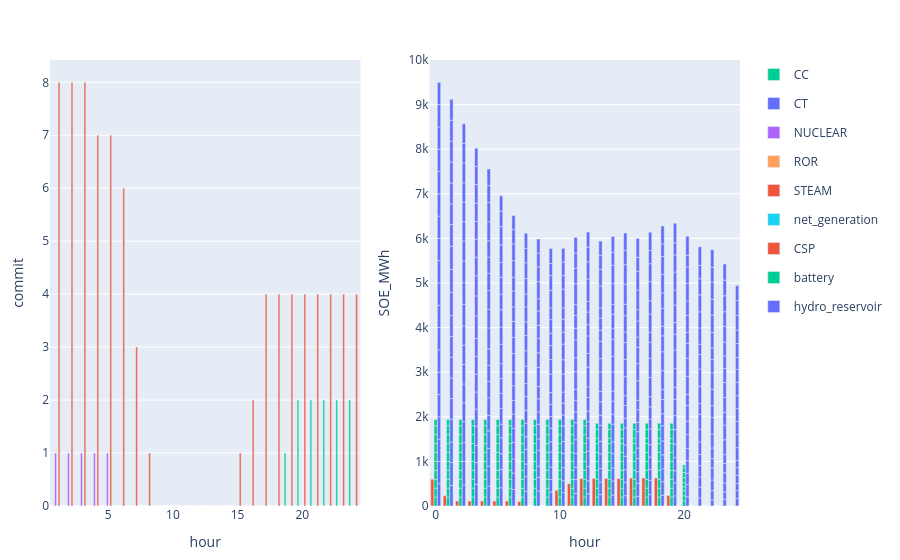

The notebook cell this image was saved under:
### Code cell
to_plot = commit_ed[(commit_ed.configuration .== config_) .&  (commit_ed.day .== day_) .&  (commit_ed.iteration .== iteration_),:] 
p1 = plot(to_plot, x = :hour, y = :commit,  kind = "bar", color = :resource, stackgroup = 1) #Layout(barmode="stack"))

to_plot = s_ed.storage[(s_ed.storage.configuration .== config_) .&  (s_ed.storage.day .== day_) .&  (s_ed.storage.iteration .== iteration_),:]
p2 = plot(to_plot, x = :hour , y = :SOE_MWh, color = :resource, kind = "bar", Layout(barmode="stack")) 
[p1 p2]

### Figure 1 — Plotly figure (JSON) as saved in the notebook; plotly's stock layout.template omitted (floating-point values rounded to 4 significant figures; data arrays with more than 128 entries replaced by an {"elided": "..."} marker saying what was removed)
{"data": [{"legendgroup": "CC", "marker": {"color": "#00cc96"}, "name": "CC", "showlegend": true, "stackgroup": 1, "type": "bar", "x": [1, 2, 3, 4, 5, 6, 7, 8, 9, 10, 11, 12, 13, 14, 15, 16, 17, 18, 19, 20, 21, 22, 23, 24], "xaxis": "x1", "y": [0, 0, 0, 0, 0, 0, 0, 0, 0, 0, 0, 0, 0, 0, 0, 0, 0, 0, 1, 2, 2, 2, 2, 2], "yaxis": "y1"}, {"legendgroup": "CT", "marker": {"color": "#636efa"}, "name": "CT", "showlegend": true, "stackgroup": 1, "type": "bar", "x": [1, 2, 3, 4, 5, 6, 7, 8, 9, 10, 11, 12, 13, 14, 15, 16, 17, 18, 19, 20, 21, 22, 23, 24], "xaxis": "x1", "y": [0, 0, 0, 0, 0, 0, 0, 0, 0, 0, 0, 0, 0, 0, 0, 0, 0, 0, 0, 0, 0, 0, 0, 0], "yaxis": "y1"}, {"legendgroup": "NUCLEAR", "marker": {"color": "#ab63fa"}, "name": "NUCLEAR", "showlegend": true, "stackgroup": 1, "type": "bar", "x": [1, 2, 3, 4, 5, 6, 7, 8, 9, 10, 11, 12, 13, 14, 15, 16, 17, 18, 19, 20, 21, 22, 23, 24], "xaxis": "x1", "y": [1, 1, 1, 1, 1, 0, 0, 0, 0, 0, 0, 0, 0, 0, 0, 0, 0, 0, 0, 0, 0, 0, 0, 0], "yaxis": "y1"}, {"legendgroup": "ROR", "marker": {"color": "#FFA15A"}, "name": "ROR", "showlegend": true, "stackgroup": 1, "type": "bar", "x": [1, 2, 3, 4, 5, 6, 7, 8, 9, 10, 11, 12, 13, 14, 15, 16, 17, 18, 19, 20, 21, 22, 23, 24], "xaxis": "x1", "y": [null, null, null, null, null, null, null, null, null, null, null, null, null, null, null, null, null, null, null, null, null, null, null, null], "yaxis": "y1"}, {"legendgroup": "STEAM", "marker": {"color": "#EF553B"}, "name": "STEAM", "showlegend": true, "stackgroup": 1, "type": "bar", "x": [1, 2, 3, 4, 5, 6, 7, 8, 9, 10, 11, 12, 13, 14, 15, 16, 17, 18, 19, 20, 21, 22, 23, 24], "xaxis": "x1", "y": [8, 8, 8, 7, 7, 6, 3, 1, 0, 0, 0, 0, 0, 0, 1, 2, 4, 4, 4, 4, 4, 4, 4, 4], "yaxis": "y1"}, {"legendgroup": "net_generation", "marker": {"color": "#19d3f3"}, "name": "net_generation", "showlegend": true, "stackgroup": 1, "type": "bar", "x": [1, 2, 3, 4, 5, 6, 7, 8, 9, 10, 11, 12, 13, 14, 15, 16, 17, 18, 19, 20, 21, 22, 23, 24], "xaxis": "x1", "y": [null, null, null, null, null, null, null, null, null, null, null, null, null, null, null, null, null, null, null, null, null, null, null, null], "yaxis": "y1"}, {"legendgroup": "CSP", "marker": {"color": "#EF553B"}, "name": "CSP", "showlegend": true, "type": "bar", "x": [1, 2, 3, 4, 5, 6, 7, 8, 9, 10, 11, 12, 13, 14, 15, 16, 17, 18, 19, 20, 21, 22, 23, 24, 0], "xaxis": "x2", "y": [228.5, 113.4, 113.4, 113.4, 113.4, 113.4, 102.9, 0, 0, 352.8, 500.8, 616.1, 616.1, 616.1, 616.1, 625.5, 625.5, 625.5, 234.5, 5.352, 0, 0, 0, 0, 600], "yaxis": "y2"}, {"legendgroup": "battery", "marker": {"color": "#00cc96"}, "name": "battery", "showlegend": true, "type": "bar", "x": {"elided": "250 int values"}, "xaxis": "x2", "y": {"elided": "250 float values"}, "yaxis": "y2"}, {"legendgroup": "hydro_reservoir", "marker": {"color": "#636efa"}, "name": "hydro_reservoir", "showlegend": true, "type": "bar", "x": {"elided": "475 int values"}, "xaxis": "x2", "y": {"elided": "475 float values"}, "yaxis": "y2"}], "layout": {"margin": {"b": 50, "l": 50, "r": 50, "t": 60}, "xaxis1": {"anchor": "y1", "domain": [0, 0.45], "title": {"text": "hour"}}, "xaxis2": {"anchor": "y2", "domain": [0.55, 1], "title": {"text": "hour"}}, "yaxis1": {"anchor": "x1", "domain": [0, 1], "title": {"text": "commit"}}, "yaxis2": {"anchor": "x2", "domain": [0, 1], "title": {"text": "SOE_MWh"}}}}
